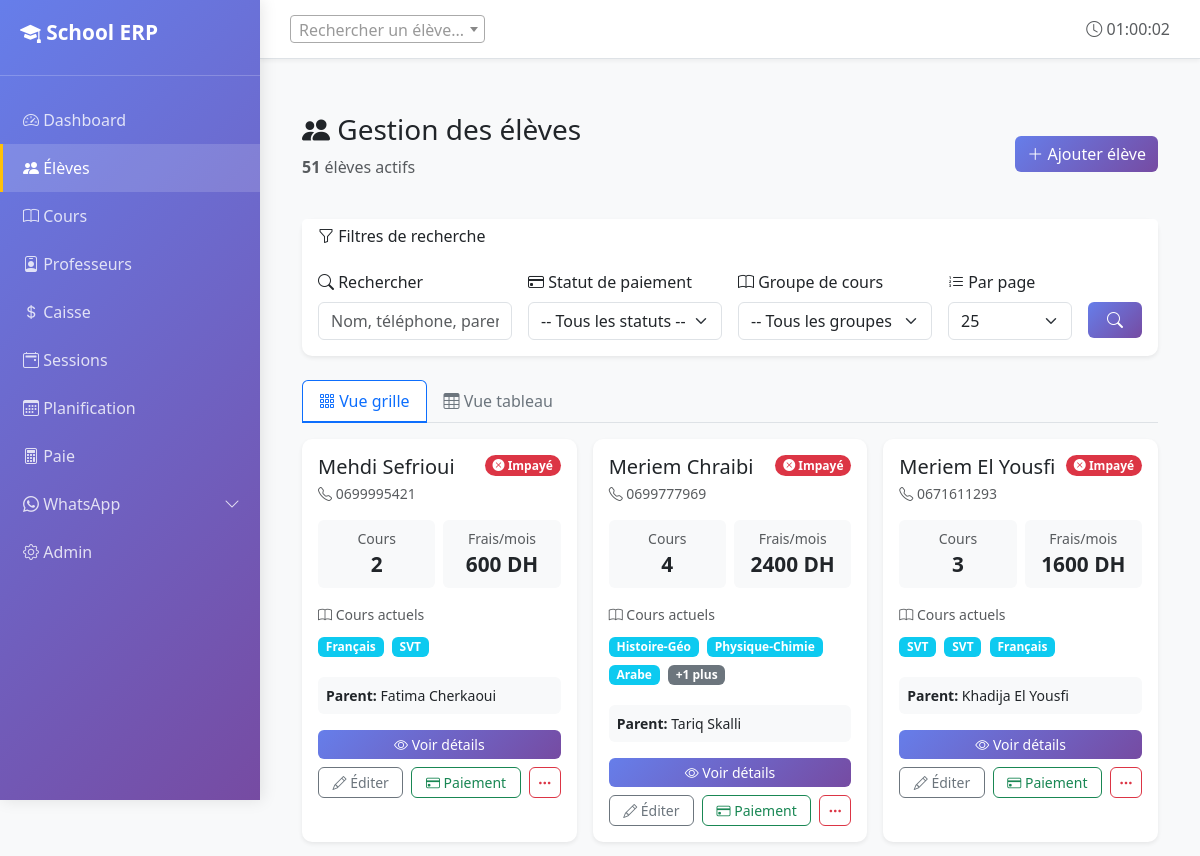
Before: /students/?page=2 (signed in, upper part) with the older database file.
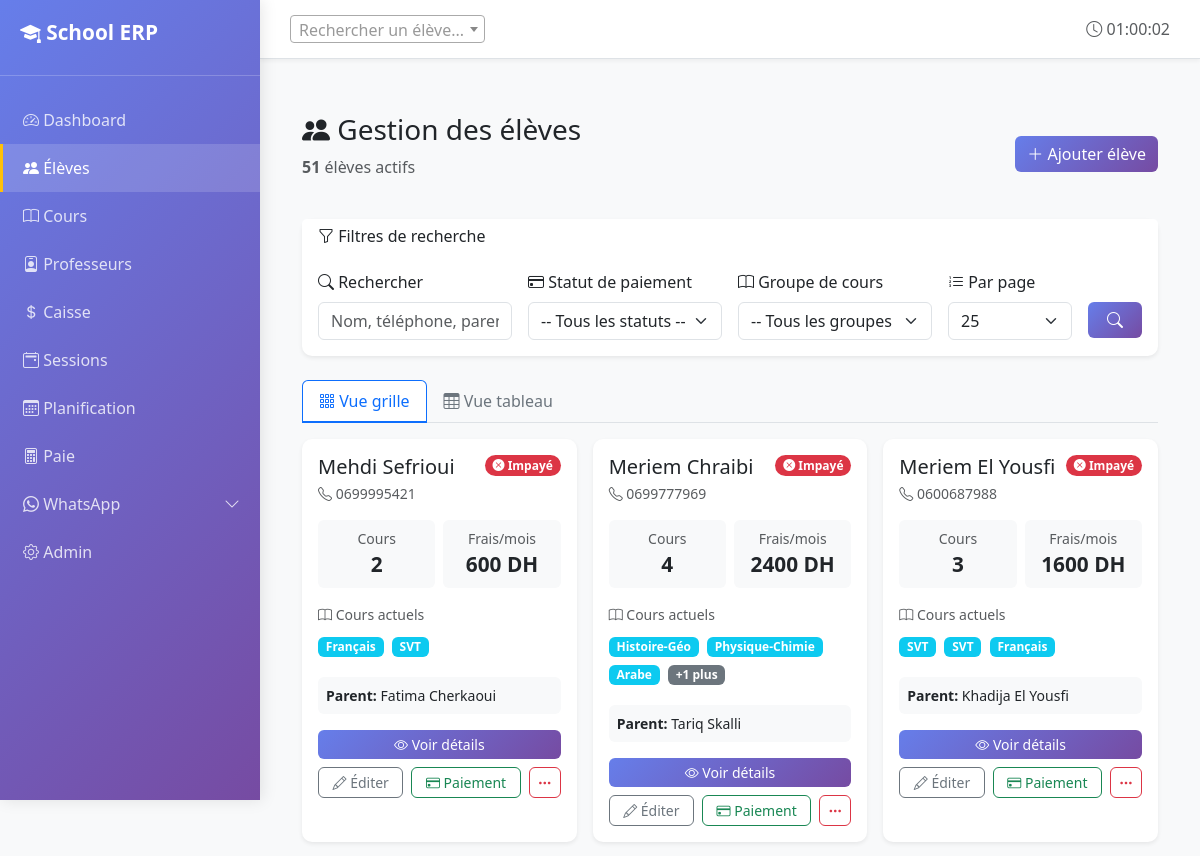
After: the same page with the newer database file.
### core/models.py (models this page shows, shortened)
class Student(models.Model):
    name = models.CharField(max_length=100, verbose_name="Nom complet")
    phone = models.CharField(max_length=20, blank=True, verbose_name="Téléphone élève")
    parent_contact = models.CharField(max_length=20, verbose_name="Téléphone parent")
    parent_name = models.CharField(max_length=100, blank=True, verbose_name="Nom du parent")
    address = models.TextField(blank=True, verbose_name="Adresse")
    date_of_birth = models.DateField(null=True, blank=True, verbose_name="Date de naissance")
    enrollments = models.ManyToManyField(
        CourseGroup,
        through='Enrollment',
        related_name='students',
        verbose_name="Groupes inscrits"
    )
    is_active = models.BooleanField(default=True, verbose_name="Actif")
    created_at = models.DateTimeField(auto_now_add=True)
    notes = models.TextField(blank=True, verbose_name="Notes")
    class Meta:
        verbose_name = "Élève"
        verbose_name_plural = "Élèves"
        ordering = ['name']
    def total_monthly_fees(self):
        active_enrollments = self.enrollment_set.filter(is_active=True)
        total = sum((e.course_group.monthly_price for e in active_enrollments), Decimal('0.00'))
        return total
    def payment_status(self):
        current_month = timezone.now().date().replace(day=1)
        required = self.total_monthly_fees()
        paid = (
            self.payments
            .filter(month_covered=current_month, status='PAID')
            .aggregate(total=Sum('amount'))['total']
            or Decimal('0')
        )
        if required == 0:
            return 'OK'  # No courses = nothing to pay
        if paid >= required:
            return 'OK'
        elif paid > 0:
            return 'PARTIAL'
        return 'UNPAID'

class Enrollment(models.Model):
    student = models.ForeignKey(Student, on_delete=models.CASCADE)
    course_group = models.ForeignKey(CourseGroup, on_delete=models.CASCADE)
    enrolled_date = models.DateField(auto_now_add=True, verbose_name="Date d'inscription")
    is_active = models.BooleanField(default=True, verbose_name="Active")
    class Meta:
        verbose_name = "Inscription"
        verbose_name_plural = "Inscriptions"
        unique_together = [['student', 'course_group']]

class CourseGroup(models.Model):
    DAYS_CHOICES = [
        ('MON', 'Lundi'),
        ('TUE', 'Mardi'),
        ('WED', 'Mercredi'),
        ('THU', 'Jeudi'),
        ('FRI', 'Vendredi'),
        ('SAT', 'Samedi'),
        ('SUN', 'Dimanche'),
    ]
    name = models.CharField(max_length=100, verbose_name="Nom du groupe")
    subject = models.CharField(max_length=100, verbose_name="Matière")
    level = models.CharField(max_length=50, verbose_name="Niveau")
    monthly_price = models.DecimalField(
        max_digits=8,
        decimal_places=2,
        validators=[MinValueValidator(Decimal('0.01'))],
        verbose_name="Prix mensuel (DH)"
    )
    teacher = models.ForeignKey(
        Teacher,
        on_delete=models.PROTECT,
        related_name='course_groups',
        verbose_name="Professeur"
    )
    room = models.ForeignKey(
        Room,
        on_delete=models.PROTECT,
        related_name='course_groups',
        verbose_name="Salle"
    )
    schedule_day = models.CharField(
        max_length=3,
        choices=DAYS_CHOICES,
        verbose_name="Jour"
    )
    start_time = models.TimeField(verbose_name="Heure de début")
    end_time = models.TimeField(verbose_name="Heure de fin")
    is_active = models.BooleanField(default=True, verbose_name="Actif")
    created_at = models.DateTimeField(auto_now_add=True)
    class Meta:
        verbose_name = "Groupe de cours"
        verbose_name_plural = "Groupes de cours"
        ordering = ['schedule_day', 'start_time', 'name']
        unique_together = [['room', 'schedule_day', 'start_time']]

### core/views.py (the view)
# urls.py: path('students/', views.students_list, name='students_list'),
def students_list(request):
    students_qs = Student.objects.filter(
        is_active=True
    ).prefetch_related(
        'enrollment_set__course_group',
        'payments'
    ).select_related()
    student_filter = StudentFilter(request.GET, queryset=students_qs)
    filtered_qs = student_filter.qs.order_by('name')
    page = request.GET.get('page', 1)
    per_page = request.GET.get('per_page', '25')
    try:
        per_page = int(per_page)
        if per_page not in [10, 25, 50, 100]:
            per_page = 25
    except (ValueError, TypeError):
        per_page = 25
    paginator = Paginator(filtered_qs, per_page)
    students = paginator.get_page(page)
    qs_dict = request.GET.copy()
    qs_dict.pop('page', None)
    querystring = qs_dict.urlencode()
    filters_active = any([
        request.GET.get('q'),
        request.GET.get('payment_status'),
        request.GET.get('course_group'),
        request.GET.get('is_active') and request.GET.get('is_active') != '',
    ])
    context = {
        'students': students,
        'filter': student_filter,
        'per_page': per_page,
        'querystring': querystring,
        'filters_active': filters_active,
        'total_students': students_qs.count(),
        'filtered_count': filtered_qs.count(),
    }
    return render(request, 'core/students_list.html', context)

### core/templatetags/nav_active.py (called while the page is built)
@register.simple_tag(takes_context=True)
def active_if(context, *names):
    request = context.get("request")
    if not request or not request.resolver_match:
        return ""
    return "active" if request.resolver_match.url_name in names else ""

### templates/core/students_list.html (shortened to what the changed rows need)
{% extends 'core/base.html' %}
{% load static %}
{% block content %}
<div class="container-fluid py-4">
  <div class="d-flex justify-content-between align-items-center mb-4">
    <div>
      <h1 class="h3 mb-0"><i class="bi bi-people-fill"></i> Gestion des élèves</h1>
    </div>
  </div>
  <div class="tab-content">
    <div class="tab-pane fade show active" id="gridView">
      <div class="row g-3 mb-4">
        {% for student in students %}
          <div class="col-md-6 col-lg-4">
            <div class="card border-0 shadow-sm h-100 student-card">
              <div class="card-body">
                <div class="d-flex justify-content-between align-items-start mb-3">
                  <div class="flex-grow-1">
                    <h5 class="card-title mb-1">{{ student.name }}</h5>
                    <small class="text-muted d-block">
                      <i class="bi bi-telephone"></i> {{ student.parent_contact }}
                    </small>
                  </div>
                  {% with status=student.payment_status %}
                    <span class="badge rounded-pill"
                          style="background-color:
                            {% if status == 'OK' %}#28a745{% elif status == 'PARTIAL' %}#ffc107{% else %}#dc3545{% endif %};">
                      {% if status == 'OK' %}
                        <i class="bi bi-check-circle-fill"></i> Payé
                      {% elif status == 'PARTIAL' %}
                        <i class="bi bi-exclamation-circle-fill"></i> Partiel
                      {% else %}
                        <i class="bi bi-x-circle-fill"></i> Impayé
                      {% endif %}
                    </span>
                  {% endwith %}
                </div>
                <div class="row g-2 mb-3">
                  <div class="col-6">
                    <div class="text-center p-2 bg-light rounded">
                      <small class="text-muted d-block">Cours</small>
                      <strong style="font-size: 1.3rem;">{{ student.enrollment_set.count }}</strong>
                    </div>
                  </div>
                  <div class="col-6">
                    <div class="text-center p-2 bg-light rounded">
                      <small class="text-muted d-block">Frais/mois</small>
                      <strong style="font-size: 1.3rem;">{{ student.total_monthly_fees|floatformat:0 }} DH</strong>
                    </div>
                  </div>
                </div>
                {% with courses=student.enrollment_set.all|slice:":3" %}
                  {% if courses %}
                    <div class="mb-3">
                      <small class="text-muted d-block mb-2">
                        <i class="bi bi-book"></i> Cours actuels
                      </small>
                      <div>
                        {% for e in courses %}
                          <small class="badge bg-info text-white me-1 mb-1">{{ e.course_group.subject }}</small>
                        {% endfor %}
                      </div>
                    </div>
                  {% endif %}
                {% endwith %}
                <div class="small bg-light p-2 rounded mb-3">
                  <strong>Parent:</strong> {{ student.parent_name|default:student.parent_contact }}
                </div>
                <div class="d-grid gap-2">
                  <a href="{% url 'core:student_page' student.id %}" class="btn btn-primary btn-sm">
                    <i class="bi bi-eye"></i> Voir détails
                  </a>
                  <div class="d-flex gap-2">
                    <a href="{% url 'core:student_edit' student.id %}" class="btn btn-outline-secondary btn-sm flex-grow-1">
                      <i class="bi bi-pencil"></i> Éditer
                    </a>
                    <a href="{% url 'core:payment_create' %}?student_id={{ student.id }}" class="btn btn-outline-success btn-sm flex-grow-1">
                      <i class="bi bi-credit-card"></i> Paiement
                    </a>
                    <button type="button" class="btn btn-outline-danger btn-sm" data-bs-toggle="dropdown">
                      <i class="bi bi-three-dots"></i>
                    </button>
                  </div>
                </div>
              </div>
            </div>
          </div>
        {% endfor %}
      </div>
    </div>
  </div>
</div>
{% endblock %}

Changed rows visible on the page:
changed Student "Meriem El Yousfi": parent_contact "0671611293" → "0600687988"
